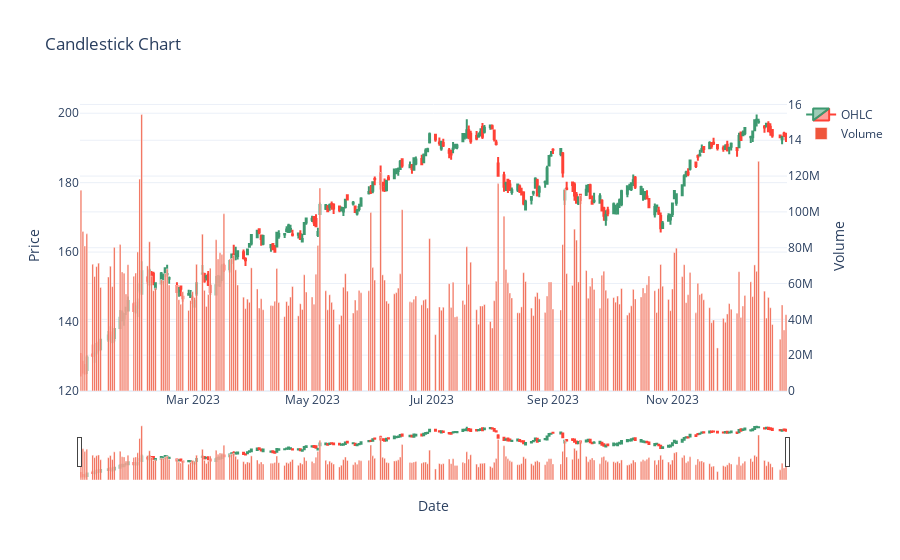

Notebook code cell kept with this figure:
### Code cell
ticker = "AAPL"
stock_data = yf.download(ticker, start="2023-01-01", end="2024-01-01")
print(f"Loaded {len(stock_data)} rows of {ticker} data")

data_dict = {
    'Close': stock_data['Close'][ticker],
    'Open': stock_data['Open'][ticker],
    'High': stock_data['High'][ticker],
    'Low': stock_data['Low'][ticker],
    'Volume': stock_data['Volume'][ticker]
}

data = pd.DataFrame(data_dict)

# Create visualizer instance
viz = CandlestickVisualizer(data)

# Create basic candlestick chart
fig = viz.create_candlestick_chart(use_plotly = True)
fig.show()

### Figure 1 — Plotly figure (JSON) as saved in the notebook; plotly's stock layout.template omitted (floating-point values rounded to 4 significant figures; data arrays with more than 128 entries replaced by an {"elided": "..."} marker saying what was removed)
{"data": [{"close": {"elided": "250 float values"}, "high": {"elided": "250 float values"}, "low": {"elided": "250 float values"}, "name": "OHLC", "open": {"elided": "250 float values"}, "type": "candlestick", "x": {"elided": "250 str values"}}, {"name": "Volume", "type": "bar", "x": {"elided": "250 str values"}, "y": {"elided": "250 int values"}, "yaxis": "y2"}], "layout": {"title": {"text": "Candlestick Chart"}, "xaxis": {"title": {"text": "Date"}}, "yaxis": {"title": {"text": "Price"}}, "yaxis2": {"overlaying": "y", "side": "right", "title": {"text": "Volume"}}}}
